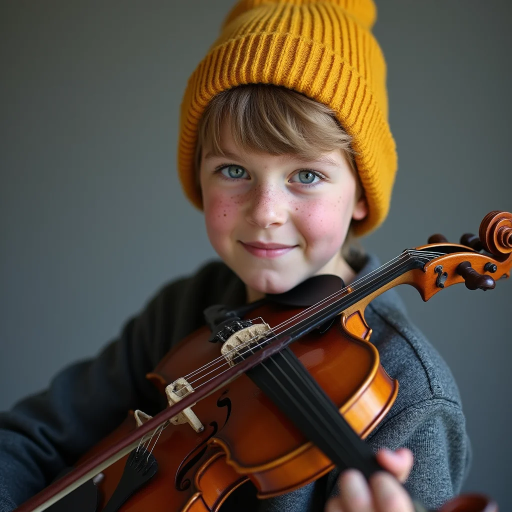
#> input picture marketing/tadamoo_landing/assets/img-compose-01-a.webp, 1024 x 1024 px (shown at 1/2 size)
$ python -i preprocess.py   (imports and definitions only)
#> lines starting #> are read from the running program, lines starting #| are printed output that depends on the picture; after the words box and inside, x2 and y2 are one past the last pixel; in counts of white or black regions, pixels touching at a corner belong together
"""Preprocessing delle modalità MagicQuill V2 (maschere, condizioni locali/colore/bordi, prompt). Solo numpy/PIL/cv2.

Ispirato a MagicQuillV2 `edit.py` (KontextEditModel.*_edit), `utils_node.py` (GrowMask, BlendInpaint) e `app.py`
(scelta modalità e prompt) — (c) Zichen Liu et al. Vedi `docs/THIRD_PARTY_NOTICES_MAGICQUILL.md` per i crediti. Riscritto in numpy/cv2 senza torch/scipy/ComfyUI.

Convenzioni: maschere = uint8 H x W con 255 = area (bianco). Immagini = uint8 H x W x 3 RGB.
"""
from __future__ import annotations

import os

import cv2
import numpy as np
from PIL import Image

MODES = ("local", "removal", "edge", "color", "foreground")
PROMPT_REMOVAL = "remove the instance"
PROMPT_FOREGROUND = ("Fill in the white region naturally and adapt the foreground into the background. "
                     "Fix the perspective of the foreground object if necessary. ")
PROMPT_FIX_PERSPECTIVE = " Fix the perspective if necessary."

# Kernel "tapered_corners" di GrowMask: croce 3x3 (angoli esclusi) applicata `expand` volte (dilatazione a diamante)
_CROSS = np.array([[0, 1, 0], [1, 1, 1], [0, 1, 0]], dtype=np.uint8)

# Pesi opzionali per edge_source="hed" (nessuno presente sul PC: errore chiaro con nome e dimensione)
HED_WEIGHTS_NAME = "ControlNetHED.pth"
HED_WEIGHTS_MB = 30                       # ~29,4 MB (lllyasviel/Annotators)
HED_CANDIDATES = (r"E:\AI\Models\ControlNet\ControlNetHED.pth", r"E:\AI\Models\annotators\ControlNetHED.pth")


class MQError(RuntimeError):
    """Errore di validazione/risorse con messaggio utente (diventa {"status": "error"})."""


# ---- dimensioni / caricamento -----------------------------------------------------------------------------------
# [69 lines left out: functions gen_size, load_rgb, load_mask, grow_mask, black_masked, foreground_image and 2 more, not called in this run]


def canny_edges(img: np.ndarray, thicken: bool = True) -> np.ndarray:
    """Bordi Canny automatici (soglie dalla mediana), linee bianche; +1 dilatazione 3x3 perché la condizione viene
    poi ridotta a 512 px. Sostituisce l'HED 'scribble' upstream senza pesi."""
#> called with thicken = True
    g = cv2.cvtColor(img, cv2.COLOR_RGB2GRAY)
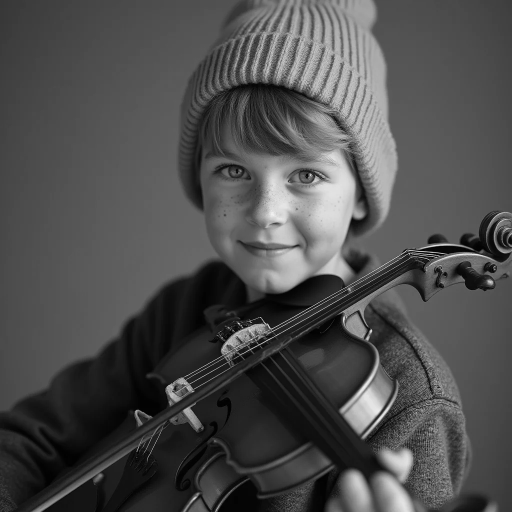
#> g: shape (1024, 1024) (shown at 1/2 size); min 0, max 254, mean 77.6
    g = cv2.GaussianBlur(g, (3, 3), 0)
    v = float(np.median(g))
#> v = 79
    lo, hi = int(max(0, 0.66 * v)), int(min(255, 1.33 * v))
#> lo = 52; hi = 105
    e = cv2.Canny(g, lo, max(hi, lo + 1))
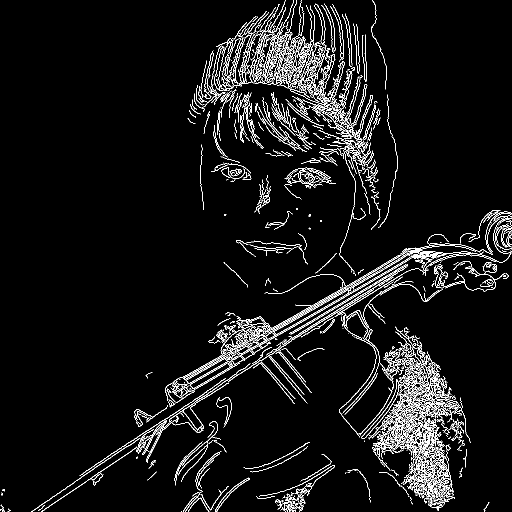
#> e: shape (1024, 1024) (shown at 1/2 size); 5.4% white in thin lines or dots
    if thicken:
        e = cv2.dilate(e, np.ones((3, 3), np.uint8), iterations=1)
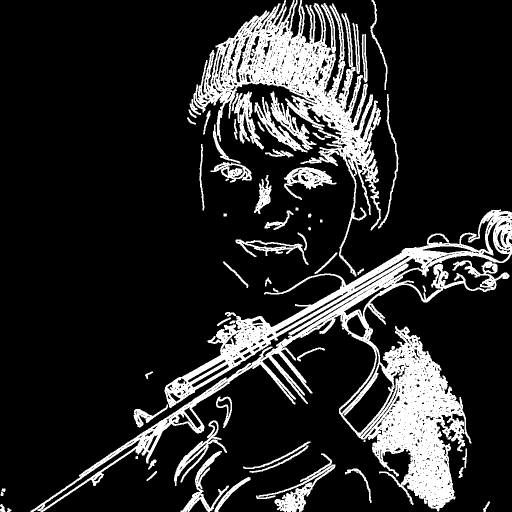
#> e: shape (1024, 1024) (shown at 1/2 size); 16.1% white; 61 white regions (1 under 20 px), largest, box (x1, y1, x2, y2) and area: (61, 419, 1024, 1024) 87197, (387, 0, 762, 553) 49734, (512, 907, 671, 1024) 3543
    return e


# [18 lines left out: function hed_edges, not called in this run]


def edge_control_image(img: np.ndarray, source: str = "canny", add: np.ndarray | None = None,
                       erase: np.ndarray | None = None) -> Image.Image:
    """Condizione 'edge': bordi automatici, poi si TOLGONO i tratti `erase` (-> 0) e si AGGIUNGONO i tratti `add`
    (-> 255) (stesso ordine di edge_edit: prima remove poi add). Ritorna RGB bianco su nero."""
    if source == "canny":
        lines = canny_edges(img)
    elif source == "hed":
        lines = hed_edges(img)
    else:
        raise MQError(f"edge_source '{source}' sconosciuto (canny|hed)")
    lines = lines.copy()
    if erase is not None:
        lines[erase > 127] = 0
    if add is not None:
        lines[add > 127] = 255
    return Image.fromarray(np.stack([lines] * 3, axis=-1))


# ---- prompt / composizione --------------------------------------------------------------------------------------
# [27 lines left out: functions build_prompt, max_sequence_length, blend_original, not called in this run]

>>> import cv2
>>> picture = cv2.cvtColor(cv2.imread('../../../marketing/tadamoo_landing/assets/img-compose-01-a.webp'), cv2.COLOR_BGR2RGB)
>>> result = edge_control_image(picture)

$ run again, on marketing/tadamoo_landing/assets/img-edit-01-src.webp
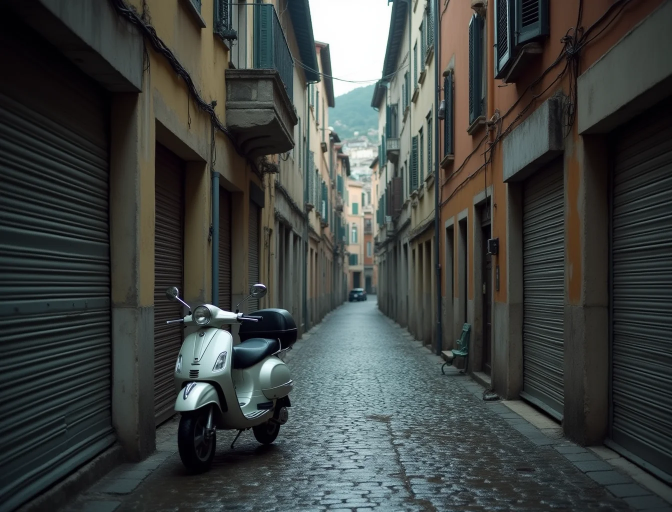
#> input picture marketing/tadamoo_landing/assets/img-edit-01-src.webp, 1344 x 1024 px (shown at 1/2 size)
#> v = 54
#> lo = 35; hi = 71
#> in canny_edges, `e = cv2.Canny(g, lo, max(hi, lo + 1))`:
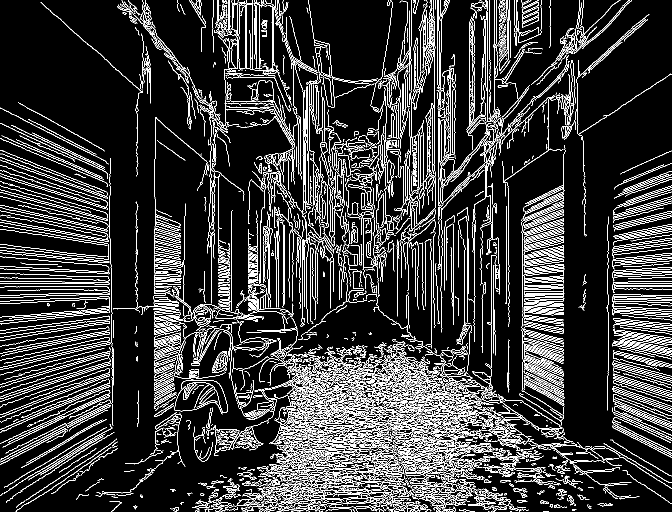
#> e: shape (1024, 1344) (shown at 1/2 size); 13.3% white in thin lines or dots
#> in canny_edges, `e = cv2.dilate(e, np.ones((3, 3), np.uint8), iterations=1)`:
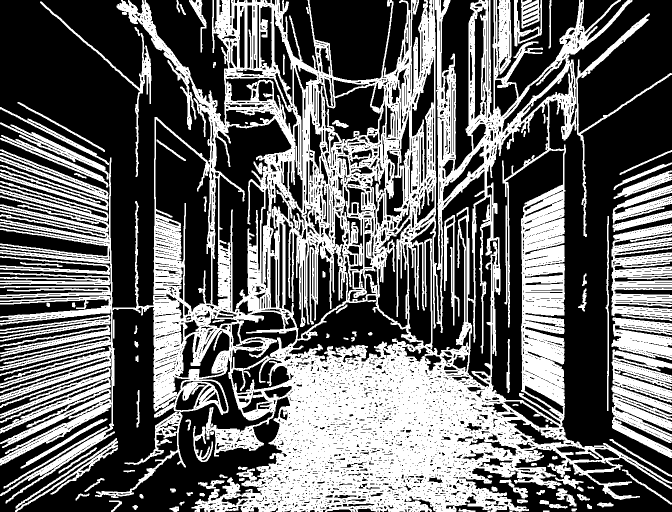
#> e: shape (1024, 1344) (shown at 1/2 size); 40.4% white; 114 white regions (2 under 20 px), largest, box (x1, y1, x2, y2) and area: (0, 0, 1344, 1024) 461857, (1223, 447, 1344, 636) 13923, (1223, 771, 1344, 916) 8792

$ run again, on marketing/tadamoo_landing/assets/img-faceswap-01-src.webp
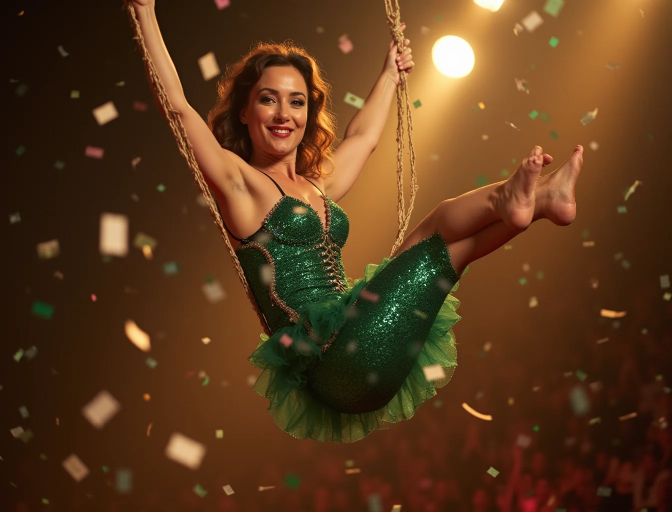
#> input picture marketing/tadamoo_landing/assets/img-faceswap-01-src.webp, 1344 x 1024 px (shown at 1/2 size)
#> in canny_edges, `g = cv2.cvtColor(img, cv2.COLOR_RGB2GRAY)`:
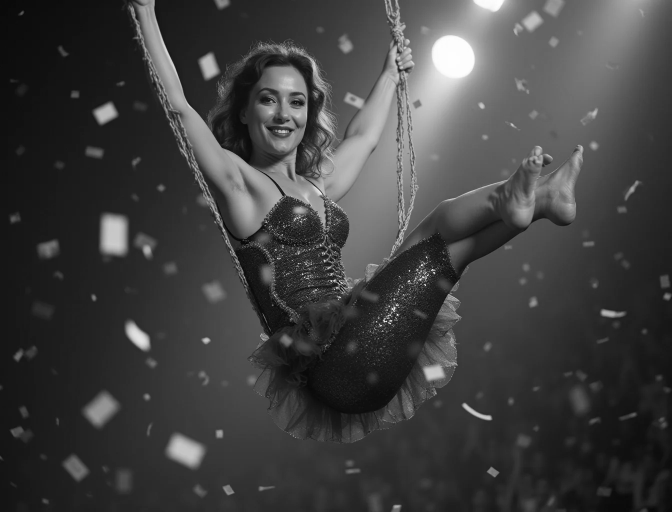
#> g: shape (1024, 1344) (shown at 1/2 size); min 2, max 254, mean 64.2
#> v = 50
#> lo = 33; hi = 66
#> in canny_edges, `e = cv2.dilate(e, np.ones((3, 3), np.uint8), iterations=1)`:
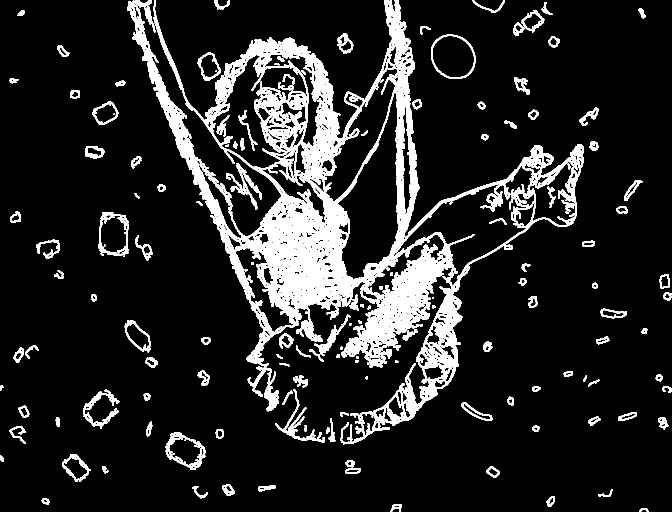
#> e: shape (1024, 1344) (shown at 1/2 size); 13.5% white; 166 white regions (11 under 20 px), largest, box (x1, y1, x2, y2) and area: (254, 0, 1168, 889) 148452, (330, 864, 411, 940) 1591, (452, 326, 523, 420) 1468
